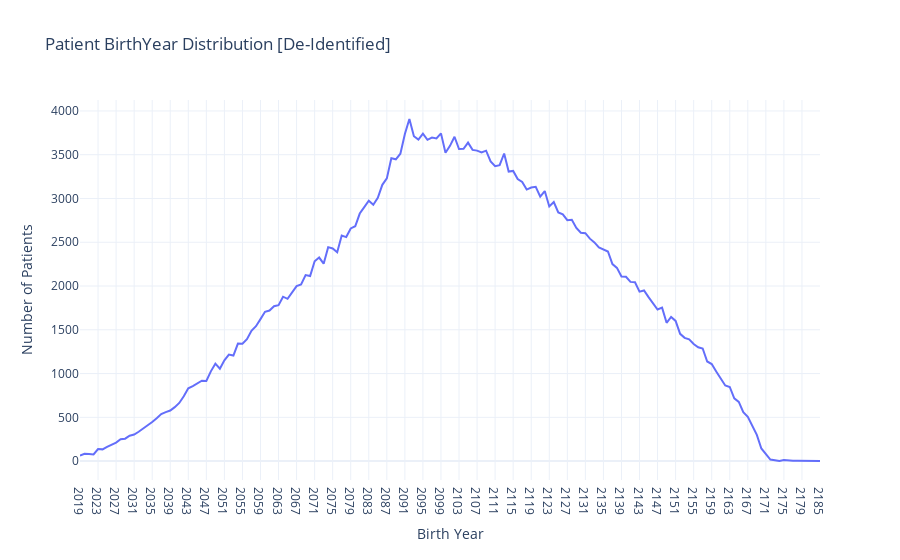

Write notebook code for a chart like this one.
### Markdown cell above
#### BirthYear Distribution Line Chart

### Code cell
patient_birthYear_df = spark.sql("select date_format(birthDate, 'yyyy') birthYear, count(*) count  from patient group by 1 order by 1").toPandas()

fig = px.line(
    patient_birthYear_df, 
    x='birthYear', 
    y='count', 
    title='Patient BirthYear Distribution [De-Identified]'
)

fig.update_layout(
    xaxis_title='Birth Year',
    yaxis_title='Number of Patients',
    template='plotly_white'  
)
fig.show()

### Figure 1 — Plotly figure (JSON) as saved in the notebook; plotly's stock layout.template omitted (floating-point values rounded to 4 significant figures; data arrays with more than 128 entries replaced by an {"elided": "..."} marker saying what was removed)
{"data": [{"hovertemplate": "birthYear=%{x}<br>count=%{y}<extra></extra>", "legendgroup": "", "line": {"color": "#636efa", "dash": "solid"}, "marker": {"symbol": "circle"}, "mode": "lines", "name": "", "orientation": "v", "showlegend": false, "type": "scatter", "x": {"elided": "165 str values"}, "xaxis": "x", "y": {"elided": "165 int values"}, "yaxis": "y"}], "layout": {"legend": {"tracegroupgap": 0}, "title": {"text": "Patient BirthYear Distribution [De-Identified]"}, "xaxis": {"anchor": "y", "domain": [0, 1], "title": {"text": "Birth Year"}}, "yaxis": {"anchor": "x", "domain": [0, 1], "title": {"text": "Number of Patients"}}}}
